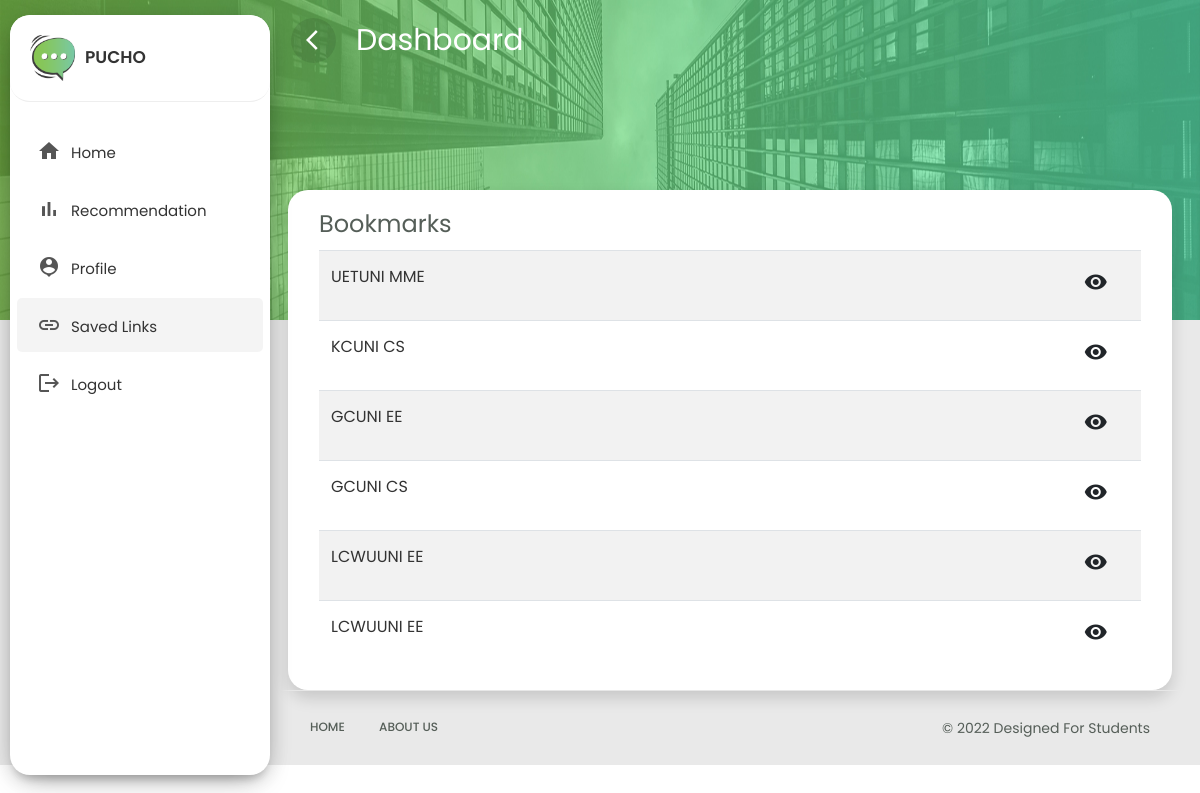
The page /savedlinks/ (signed in) on the database its author committed.
### university/models.py (models this page shows, shortened)
class SavedItems(models.Model):
    user = models.ForeignKey(User, on_delete=models.CASCADE)
    item_page = models.CharField(max_length=100)
    item_name = models.CharField(max_length=100,blank=True,null=True,default=None)

### recommendation/views.py (the view)
# urls.py: path('savedlinks/', savedlinks, name="savedlinks"),
def savedlinks(request):
    query = SavedItems.objects.filter(user=request.user)
    return render(request, "saved.html",context={'query':query})

### templates/saved.html (shortened to what this page needs)
{%  load static  %}
<!doctype html>
<html lang="en">
  <head>
    <link rel="stylesheet" href="{% static 'css/bootstrap.min.css' %}">
    <link rel="stylesheet" href="{% static 'css/dashboard.css' %}">
  </head>
  <body>
    <div class="wrapper">
        <nav id="sidebar">
          <div class="sidebar-header">
            <h3><img src="{% static 'images/logo2.png' %}" class="image-fluid"/><span>Pucho</span></h3>
          </div>
          <ul class="list-unstyled components">
            <li>
              <a href="{% url 'home' %}" class="dashboard"><i class="material-icons">home</i><span>Home</span></a>
            </li>
            <li>
              <a href="{% url 'recommendation' %}" class="dashboard"><i class="material-icons">bar_chart</i><span>Recommendation</span></a>
            </li>
            <li>
              <a href="{% url 'profile' %}" class="dashboard"><i class="material-icons">person_pin</i><span>Profile</span></a>
            </li>
            <li class="active">
              <a href="{% url 'savedlinks' %}" class="dashboard"><i class="material-icons">link</i><span>Saved Links</span></a>
            </li>
            <li  class="">
              <a href="{% url 'logout' %}?next=/home" class="dashboard"><i class="material-icons">logout</i><span>Logout</span></a>
            </li>
          </ul>
        </nav>
        <div id="content">
          <div class="top-navbar">
            <nav class="navbar navbar-expand-lg">
              <div class="container-fluid">
                <div class="d-flex justify-content-start">
                  <button type="button" id="sidebarCollapse" class="d-xl-block d-lg-block d-md-mone d-none more-button2">
                    <span class="material-icons">arrow_back_ios</span>
                  </button>
                  <a class="navbar-brand"> Dashboard </a>
                </div>
              </div>
            </nav>
	        </div>
          <div class="bg-div">
            <img src="{% static 'images/bg4.jpg' %}" class="bg-success-gradient img-fluid" alt="">
          </div>
        	<div class="main-content">
            <div class="row content">
              <div class="col-lg-12 col-md-12 col-sm-12">
                <div class="profile-form shadow mx-2 bookmarks">
                  <div class="row mx-3">
                    <div class="col-lg-12 m-auto">
                      <div class="mt-3">
                        <h4>Bookmarks</h4>
                      </div>
                      <table class="table table-striped table-condensed">
                        <tbody>
                          {% for value in query %}
                          <tr>
                            <td>
                              <a href="{{value.item_page}}">{{value.item_name}}</a>
                            </td>
                            <td class="table-icon">
                              <a href="{{value.item_page}}">
                                <button type="button" name="button" class="btn ">
                                  <i class="material-icons">visibility</i>
                                </button>
                              </a>
                            </td>
                          </tr>
                          {% endfor %}
                        </tbody>
                      </table>
                    </div>
                  </div>
                </div>
              </div>
            </div>
            <footer class="footer">
              <div class="container-fluid">
               <div class="row">
                 <div class="col-md-6">
                   <nav class="d-flex">
                     <ul class="m-0 p-0">
                       <li>
                         <a href="home.html">
                           Home
                         </a>
                       </li>
                       <li>
                         <a href="about.html">
                           About Us
                         </a>
                       </li>
                     </ul>
                   </nav>
                 </div>
                 <div class="col-md-6">
                   <p class="copyright d-flex justify-content-end"> &copy 2022 Designed For Students</p>
                 </div>
               </div>
             </div>
            </footer>
          </div>
        </div>
      </div>
  </body>
</html>

### static/css/dashboard.css (style rules this page uses)
body, html { line-height: 1.8; font-family: 'Poppins', sans-serif; color: #555e58; text-transform:capitalize; text-rendering: optimizeLegibility !important; -webkit-font-smoothing: antialiased !important; font-weight: 400; margin:0px; padding:0px; }
h1, h2, h3, h4, h5, h6, .h1, .h2, .h3, .h4 { font-weight: 400; line-height: 1.5em; }
p { font-size: 15px; margin: 12px 0 0; line-height: 24px; }
a { color: #333; font-weight: 400; }
button { cursor:pointer; }
ul, ol { padding: 0; margin:0px; list-style: none; }
a, a:hover, a:focus { color: #333; text-decoration: none; transition: all 0.3s; }
.material-icons { font-family: 'Material Icons'; font-weight: normal; font-style: normal; font-size: 24px; display: inline-block; line-height: 1; text-transform: none; letter-spacing: normal; word-wrap: normal; white-space: nowrap; direction: ltr; -webkit-font-smoothing: antialiased; text-rendering: optimizeLegibility; -moz-osx-font-smoothing: grayscale; font-feature-settings: 'liga'; }
.wrapper { position: relative; width:100%; overflow:auto; background-color: #E9E9E9; }
#sidebar { position:fixed; height:95%!important; top: 5px; bottom: 0; left: 0; z-index:11; width: 260px; border-radius: 20px; margin: 10px; overflow:auto; transition:all 0.3s ; background: white; box-shadow: 0 10px 30px -12px rgb(0 0 0 / 42%), 0 4px 25px 0px rgb(0 0 0 / 12%), 0 8px 10px -5px rgb(0 0 0 / 20%); }
#sidebar .sidebar-header { padding:20px; background-color:#ffffff; border-radius: 20px; border-bottom:1px solid #eee; }
.sidebar-header h3 { color:#333; font-size:17px; margin:0px; text-transform:uppercase; transition:all 0.5s ease; font-weight:600; }
.sidebar-header h3 img { width:45px; margin-right:10px; }
#sidebar ul li { padding:2px 7px; }
#sidebar ul li.active>a { color: #333; background-color: rgba(200, 200, 200, 0.2); }
#sidebar ul.components { padding: 20px 0; }
#sidebar ul li a { padding: 10px; line-height: 30px; border-radius:5px; font-size: 15px; position:relative;' font-weight: 400; display: block; }
#sidebar ul li a span { text-transform:capitalize; display:inline-block; }
#sidebar ul li a i { position: relative; margin-right: 10px; top: 5px; color: #555555; margin-left: 10px; }
#content { position: relative; transition: all 0.3s; background-color: transparent; }
.top-navbar { width:100%; z-index:9; position:relative; }
.main-content { padding:10px 20px 0px 20px; position: relative; width: 100%; background-color: transparent; }
.navbar { color: #FFFFFF; }
.navbar button { background-color: transparent; border:none; }
.more-button2 { margin-top: 10px; }
.navbar button span { color:#fff; }
.navbar-brand { font-size: 30px; color: #FFFFFF; }
#sidebarCollapse { border-radius:50%; width:45px; height:45px; text-align:center; line-height:45px; margin-right:20px; border:none; color: #FFFFFF; background-color: rgba(0, 0, 0, 0.09); }
#sidebarCollapse span { margin: 9px; padding: 0px; }
.bg-div { position: absolute; }
.bg-success-gradient { position: fixed; left: 0px; top: 0px; z-index: 0; width: 100%; min-height: 40% }
.content { margin-top: 100px; }
.profile-form { background-color: white; border-radius: 20px; }
.bookmarks { min-height: 500px; }
.table-icon { width: 10%; }
.footer { border-top: 1px solid #e7e7e7; }
footer { padding: 10px 0; position:relative; width:100%; }
footer ul li { display: inline-block; }
footer ul li a { color: inherit; padding: 15px; font-weight: 500; font-size: 12px; text-transform: uppercase; border-radius: 3px; text-decoration: none; position: relative; display: block; }
footer .copyright { padding: 15px; font-size:14px; margin: 0; }
@media only screen and (min-width:992px) { #content { width: calc(100% - 260px); position: relative; float: right; transition: all 0.3s; background-color: transparent; } }

### rows shown on the page
SavedItems: item_name "UETUNI MME"
SavedItems: item_name "KCUNI CS"
SavedItems: item_name "GCUNI EE"
SavedItems: item_name "GCUNI CS"
SavedItems: item_name "LCWUUNI EE"
SavedItems: item_name "LCWUUNI EE"
